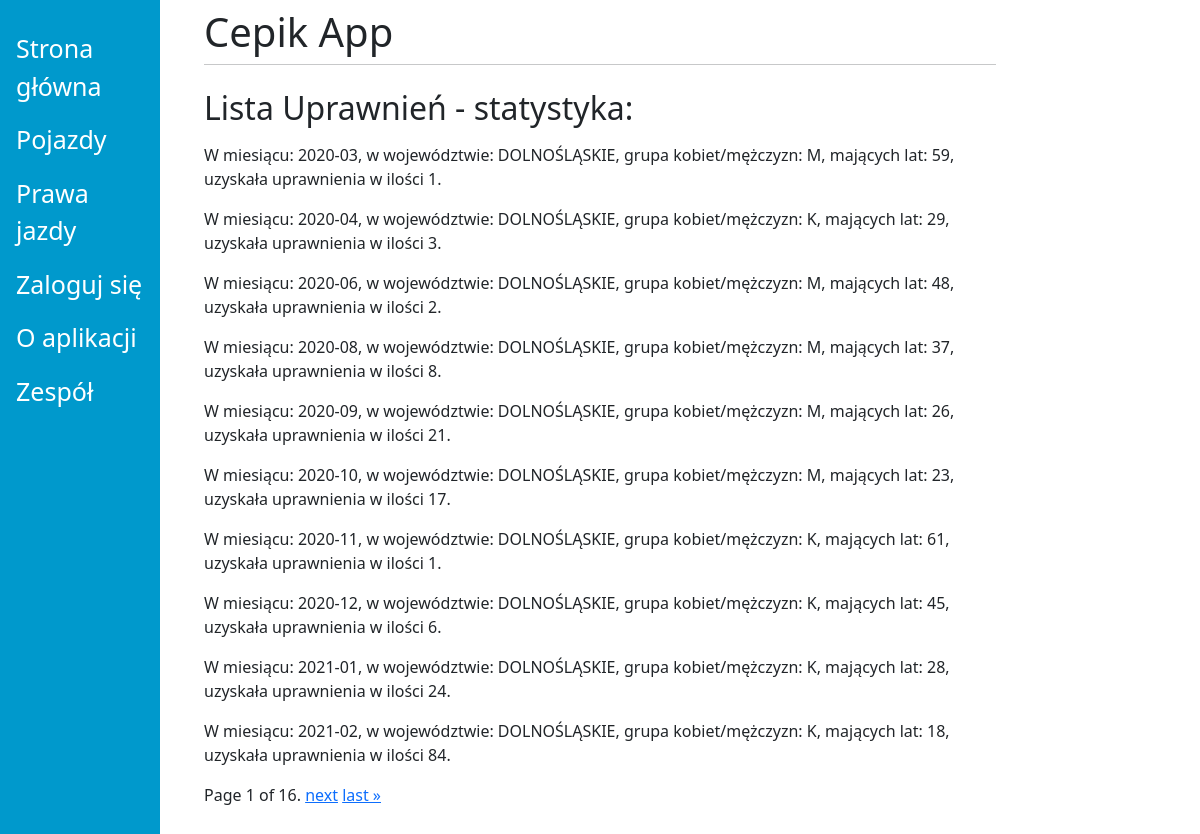
The app's page /driving-licenses/ with its own data.
### viewer/models.py (models this page shows, shortened)
class Driving_licenses(models.Model):   # next time use CamelCase convention (-> DrivingLicenses)
    id_cepik = models.CharField(max_length=45, null=False)
    data_uprawnien = models.CharField(max_length=45, null=False)
    id_wojewodztwa = models.IntegerField(default=0, null=False)
    wojewodztwo = models.CharField(max_length=45, null=True)
    plec = models.CharField(max_length=12, null=True)
    wiek = models.IntegerField(default=1, null=True)
    ilosc = models.IntegerField(default=0, null=True)

### viewer/views.py (the view)
# urls.py: path('driving-licenses/', views.DrivingLicensesListView.as_view(), name='driving_licenses'),
class DrivingLicensesListView(ListView):
    template_name = 'driving_licenses.html'
    model = Driving_licenses
    paginate_by = 10
    ordering = 'id_wojewodztwa', 'data_uprawnien'

### viewer/templates/driving_licenses.html (shortened to what this page needs)
{% extends "base.html" %}
{% block content %}
<p><h2>Lista Uprawnień - statystyka:</h2></p>
{% for data in object_list %}
<p>W miesiącu: {{ data.data_uprawnien }}, w województwie: {{ data.wojewodztwo }}, grupa kobiet/mężczyzn: {{ data.plec }}, mających lat: {{ data.wiek }}, uzyskała uprawnienia w ilości {{ data.ilosc }}.</p>
{% endfor %}
<div class="pagination">
    <span class="step-links">
        <span class="current">
            Page {{ page_obj.number }} of {{ page_obj.paginator.num_pages }}.
        </span>
        {% if page_obj.has_next %}
            <a href="?page={{ page_obj.next_page_number }}">next</a>
            <a href="?page={{ page_obj.paginator.num_pages }}">last &raquo;</a>
        {% endif %}
    </span>
</div>
{% endblock %}

### records on screen
Driving_licenses: data_uprawnien "2020-03", wojewodztwo "DOLNOŚLĄSKIE", plec "M", wiek "59", ilosc "1"
Driving_licenses: data_uprawnien "2020-04", wojewodztwo "DOLNOŚLĄSKIE", plec "K", wiek "29", ilosc "3"
Driving_licenses: data_uprawnien "2020-06", wojewodztwo "DOLNOŚLĄSKIE", plec "M", wiek "48", ilosc "2"
Driving_licenses: data_uprawnien "2020-08", wojewodztwo "DOLNOŚLĄSKIE", plec "M", wiek "37", ilosc "8"
Driving_licenses: data_uprawnien "2020-09", wojewodztwo "DOLNOŚLĄSKIE", plec "M", wiek "26", ilosc "21"
Driving_licenses: data_uprawnien "2020-10", wojewodztwo "DOLNOŚLĄSKIE", plec "M", wiek "23", ilosc "17"
Driving_licenses: data_uprawnien "2020-11", wojewodztwo "DOLNOŚLĄSKIE", plec "K", wiek "61", ilosc "1"
Driving_licenses: data_uprawnien "2020-12", wojewodztwo "DOLNOŚLĄSKIE", plec "K", wiek "45", ilosc "6"
Driving_licenses: data_uprawnien "2021-01", wojewodztwo "DOLNOŚLĄSKIE", plec "K", wiek "28", ilosc "24"
Driving_licenses: data_uprawnien "2021-02", wojewodztwo "DOLNOŚLĄSKIE", plec "K", wiek "18", ilosc "84"

### other values on screen
{{ page_obj.number }} "1"
{{ page_obj.paginator.num_pages }} "16"
